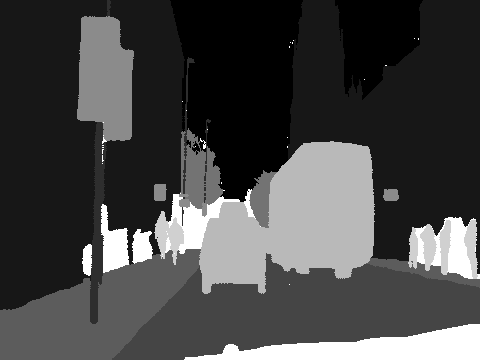
#> input picture CamVid/train_labels/0001TP_006750.png, 480 x 360 px; its folder holds 4 pictures in this run; the run also reads 1 picture not shown here
$ python Data_utils.py   (older library calls are emulated)
#> lines starting #> are read from the running program, lines starting #| are printed output that depends on the picture
from __future__ import division
from scipy import misc
from collections import Counter
from multiprocessing import Pool
import statistics
import math
import glob
import numpy as np

def class_count(image_paths):
    class_counter = Counter()
    for image_path in image_paths:
        print(image_path)
        img = misc.imread(image_path)
        for row in img:
            for label in row:
                class_counter[str(label)] += 1
    return class_counter

def get_img_paths():
    image_paths = glob.glob('./SUNRGBD/train_labels/*.png')
    image_paths += glob.glob('./SUNRGBD/test_labels/*.png')
    image_paths = image_paths[0:10]
    n = int(math.ceil(len(image_paths)/4))
    chunks = [image_paths[i:i+n] for i in range(0, len(image_paths), n)]
    for chunk in chunks:
        yield chunk

def get_class_count():
    final_counter = Counter()
    p = Pool(4)
    Counter_list = p.imap_unordered(class_count, get_img_paths(), chunksize=1)
    for counter in Counter_list:
        final_counter += counter
#> this loop made 4 passes
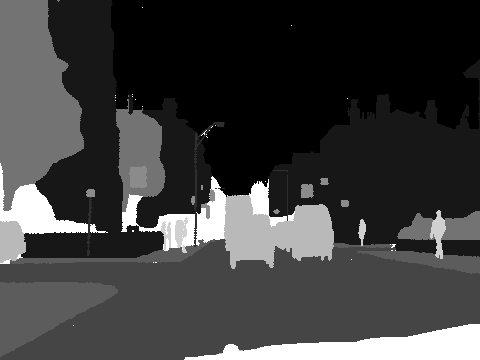
#> input picture CamVid/train_labels/0001TP_007650.png, 480 x 360 px
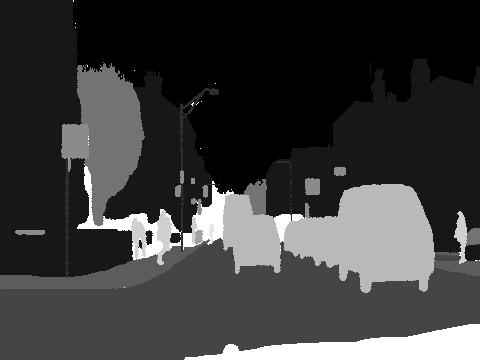
#> input picture CamVid/train_labels/0001TP_007680.png, 480 x 360 px
#> pass 3, in class_count (call 4), `img = misc.imread(image_path)`:
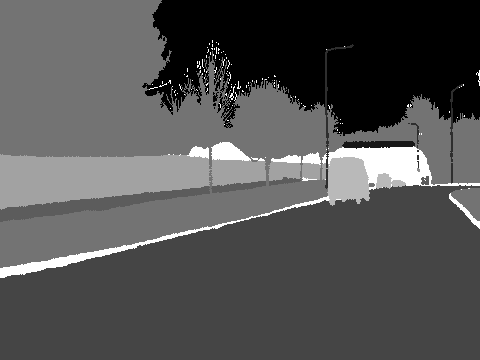
#> img: shape (360, 480); min 0, max 11, mean 3.6; drawn with min black and max white
    with open("./SUNRGBD/class_count.txt","w") as file:
        for label in final_counter:
            file.write(label + ' ' +str(final_counter[label]) + '\n')
    return final_counter

def get_class_frequencies_and_weights():
    ## uncomment if "class_count.txt" doesn't exist yet
    #get_class_count()
    with open("./SUNRGBDlabels/class_count.txt") as class_count:
        with open("./SUNRGBD/labels/class_frequencies.txt","w") as class_frequencies:
            with open("./SUNRGBD/labels/class_weights.txt","w") as class_weights:
                total =0
                labels = []
                counts = []
                for line in class_count.readlines():
                    list = line.split()
                    labels.append((list[0],int(list[1])))
                    counts.append(int(list[1]))
                    total += int(list[1])
                freq = [i/total for i in counts]
                median = statistics.median(freq)
                weights = [median/f for f in freq]
                #class_frequencies.write(median)
                for i,c in enumerate(labels):
                    class_frequencies.write(c[0]+ ' ' + str(freq[i])+'\n')
                    class_weights.write(c[0]+ ' ' + str(weights[i])+'\n')
get_class_count()
#get_class_frequencies_and_weights()
